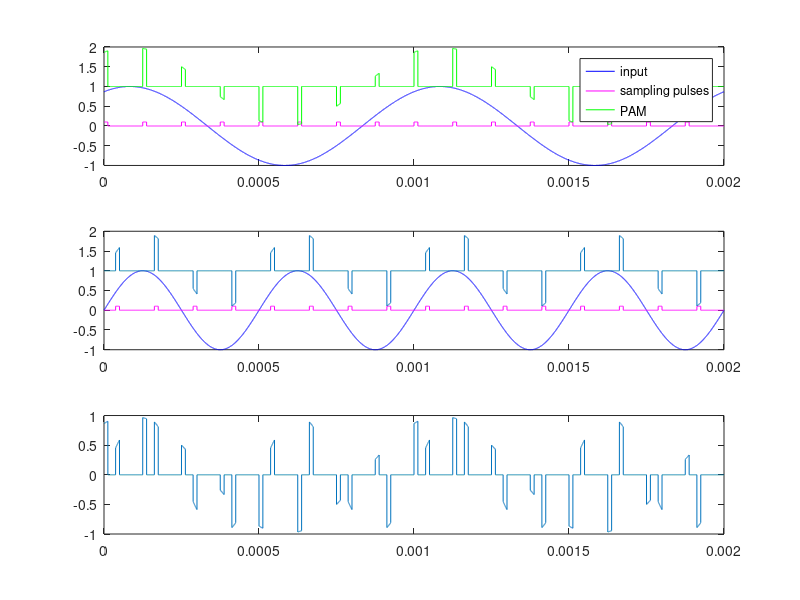

Recreate this plot in MATLAB.
%PAM demostration, made by Chao Gao, 01.Dec.2010
%Input f: 1kHz sine wave
%sampling rate (1/Ts): 8kHz
%pulse duty cycle: 10% of the Ts

t=linspace(0,0.002,20000);   % generate the time line, 2ms
f=1000;     % frequency 1kHz
x=sin(2*pi*f*t+pi/3);   % the first sine wave
bsp = [ 1 zeros(1,9) ]; % duty cycle of PAM pulses
spc = kron(bsp, ones(1,125));   % these two lines generate sampling pulse signal
sp = kron( ones(1,16), spc);
pam = x.*sp;    % apply a multiplier
subplot(3,1,1)  % plot the first PAM
plot(t,x,'b', t,sp/10,'m', t,pam+1,'g');
legend('input','sampling pulses','PAM')

x1=sin(2*pi*(f+1000)*t);    % generate another signal, 2kHz
bsp1 = [ (1:10)==4 ];       % the sampling pulse in binary
spc1 = kron(bsp1, ones(1,125));
sp1 = kron(ones(1,16),spc1);
pam1 = x1.*sp1;
subplot(3,1,2)
plot(t,x1,'b',t,sp1/10,'m',t,pam1+1);

subplot(3,1,3)      % output a timely-multiplexed PAM of 2 channels
plot(t,pam+pam1);